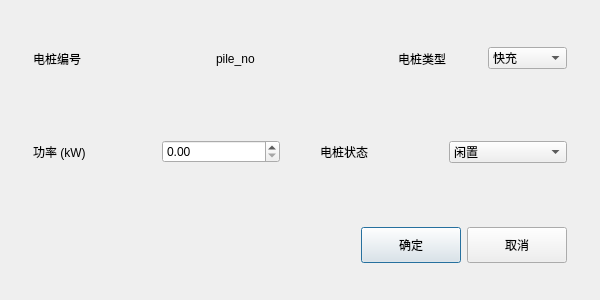
<?xml version="1.0" encoding="UTF-8"?>
<ui version="4.0">
 <class>PileEditDialog</class>
 <widget class="QDialog" name="PileEditDialog">
  <property name="geometry">
   <rect>
    <x>0</x>
    <y>0</y>
    <width>600</width>
    <height>300</height>
   </rect>
  </property>
  <property name="minimumSize">
   <size>
    <width>560</width>
    <height>280</height>
   </size>
  </property>
  <property name="windowTitle">
   <string>编辑电桩</string>
  </property>
  <layout class="QVBoxLayout" name="verticalLayout">
   <property name="leftMargin">
    <number>24</number>
   </property>
   <property name="topMargin">
    <number>20</number>
   </property>
   <property name="rightMargin">
    <number>24</number>
   </property>
   <property name="bottomMargin">
    <number>16</number>
   </property>
   <property name="spacing">
    <number>14</number>
   </property>
   <item>
    <widget class="QWidget" name="widget" native="true">
     <layout class="QVBoxLayout" name="verticalLayout_2">
      <property name="leftMargin">
       <number>0</number>
      </property>
      <property name="topMargin">
       <number>0</number>
      </property>
      <property name="rightMargin">
       <number>0</number>
      </property>
      <property name="bottomMargin">
       <number>0</number>
      </property>
      <property name="spacing">
       <number>16</number>
      </property>
      <item>
       <widget class="QWidget" name="widget_2" native="true">
        <layout class="QHBoxLayout" name="horizontalLayout_2">
         <property name="spacing">
          <number>14</number>
         </property>
         <item>
          <widget class="QLabel" name="labelPileNo">
           <property name="text">
            <string>电桩编号</string>
           </property>
          </widget>
         </item>
         <item>
          <widget class="QLabel" name="lblPileNoValue">
           <property name="text">
            <string>pile_no</string>
           </property>
          </widget>
         </item>
         <item>
          <layout class="QHBoxLayout" name="horizontalLayout">
           <property name="spacing">
            <number>10</number>
           </property>
           <item>
            <widget class="QLabel" name="lblType">
             <property name="text">
              <string>电桩类型</string>
             </property>
            </widget>
           </item>
           <item>
            <widget class="QComboBox" name="cboxType">
             <item>
              <property name="text">
               <string>快充</string>
              </property>
             </item>
             <item>
              <property name="text">
               <string>慢充</string>
              </property>
             </item>
            </widget>
           </item>
          </layout>
         </item>
        </layout>
       </widget>
      </item>
      <item>
       <widget class="QWidget" name="widget_3" native="true">
        <layout class="QHBoxLayout" name="horizontalLayout_6">
         <property name="spacing">
          <number>40</number>
         </property>
         <item>
          <layout class="QHBoxLayout" name="horizontalLayout_3">
           <property name="spacing">
            <number>10</number>
           </property>
           <item>
            <widget class="QLabel" name="lblPower">
             <property name="text">
              <string>功率 (kW)</string>
             </property>
            </widget>
           </item>
           <item>
            <widget class="QDoubleSpinBox" name="spinPower"/>
           </item>
          </layout>
         </item>
         <item>
          <layout class="QHBoxLayout" name="horizontalLayout_4">
           <property name="spacing">
            <number>10</number>
           </property>
           <item>
            <widget class="QLabel" name="lblStatus">
             <property name="text">
              <string>电桩状态</string>
             </property>
            </widget>
           </item>
           <item>
            <widget class="QComboBox" name="cboxStatus">
             <item>
              <property name="text">
               <string>闲置</string>
              </property>
             </item>
             <item>
              <property name="text">
               <string>故障</string>
              </property>
             </item>
            </widget>
           </item>
          </layout>
         </item>
        </layout>
       </widget>
      </item>
      <item>
       <widget class="QWidget" name="widget_4" native="true">
        <layout class="QHBoxLayout" name="horizontalLayout_5">
         <item>
          <spacer name="horizontalSpacer_2">
           <property name="orientation">
            <enum>Qt::Horizontal</enum>
           </property>
           <property name="sizeHint" stdset="0">
            <size>
             <width>40</width>
             <height>20</height>
            </size>
           </property>
          </spacer>
         </item>
         <item>
          <widget class="QPushButton" name="btnOk">
           <property name="minimumSize">
            <size>
             <width>100</width>
             <height>36</height>
            </size>
           </property>
           <property name="text">
            <string>确定</string>
           </property>
          </widget>
         </item>
         <item>
          <widget class="QPushButton" name="btnCancel">
           <property name="minimumSize">
            <size>
             <width>100</width>
             <height>36</height>
            </size>
           </property>
           <property name="text">
            <string>取消</string>
           </property>
          </widget>
         </item>
        </layout>
       </widget>
      </item>
     </layout>
    </widget>
   </item>
  </layout>
 </widget>
 <resources/>
 <connections/>
</ui>
